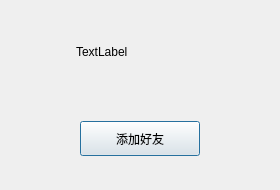
<?xml version="1.0" encoding="UTF-8"?>
<ui version="4.0">
 <class>FindSuccessDlg</class>
 <widget class="QDialog" name="FindSuccessDlg">
  <property name="geometry">
   <rect>
    <x>0</x>
    <y>0</y>
    <width>280</width>
    <height>190</height>
   </rect>
  </property>
  <property name="minimumSize">
   <size>
    <width>280</width>
    <height>190</height>
   </size>
  </property>
  <property name="maximumSize">
   <size>
    <width>280</width>
    <height>190</height>
   </size>
  </property>
  <property name="windowTitle">
   <string>Dialog</string>
  </property>
  <layout class="QVBoxLayout" name="verticalLayout">
   <item>
    <widget class="QWidget" name="widget" native="true">
     <layout class="QHBoxLayout" name="horizontalLayout">
      <item>
       <widget class="QLabel" name="head_lb">
        <property name="minimumSize">
         <size>
          <width>50</width>
          <height>50</height>
         </size>
        </property>
        <property name="maximumSize">
         <size>
          <width>50</width>
          <height>50</height>
         </size>
        </property>
        <property name="text">
         <string/>
        </property>
       </widget>
      </item>
      <item>
       <widget class="QLabel" name="name_lb">
        <property name="text">
         <string>TextLabel</string>
        </property>
       </widget>
      </item>
      <item>
       <spacer name="horizontalSpacer">
        <property name="orientation">
         <enum>Qt::Orientation::Horizontal</enum>
        </property>
        <property name="sizeHint" stdset="0">
         <size>
          <width>126</width>
          <height>20</height>
         </size>
        </property>
       </spacer>
      </item>
     </layout>
    </widget>
   </item>
   <item>
    <widget class="QWidget" name="widget_2" native="true">
     <layout class="QHBoxLayout" name="horizontalLayout_2">
      <item>
       <widget class="ClickedBtn" name="add_friend_btn">
        <property name="minimumSize">
         <size>
          <width>120</width>
          <height>35</height>
         </size>
        </property>
        <property name="maximumSize">
         <size>
          <width>120</width>
          <height>35</height>
         </size>
        </property>
        <property name="text">
         <string>添加好友</string>
        </property>
       </widget>
      </item>
     </layout>
    </widget>
   </item>
  </layout>
 </widget>
 <customwidgets>
  <customwidget>
   <class>ClickedBtn</class>
   <extends>QPushButton</extends>
   <header location="global">clickedbtn.h</header>
  </customwidget>
 </customwidgets>
 <resources/>
 <connections/>
</ui>
